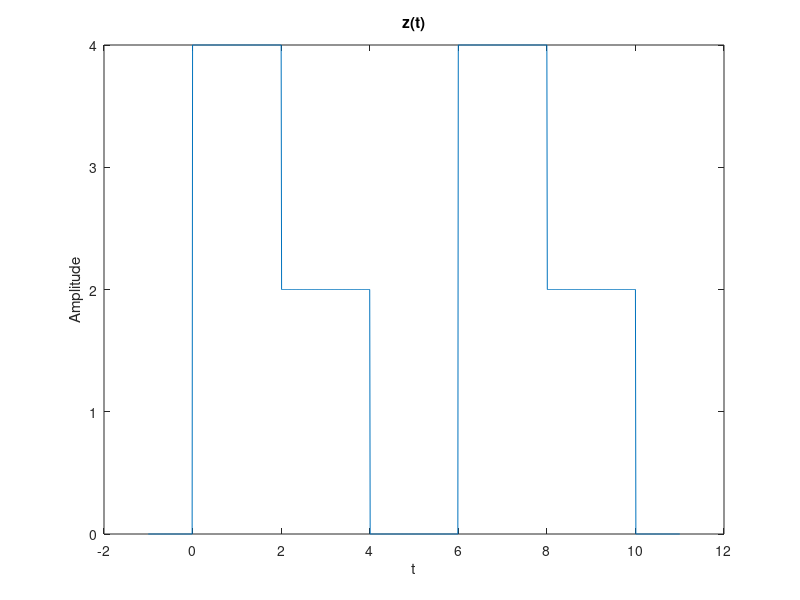
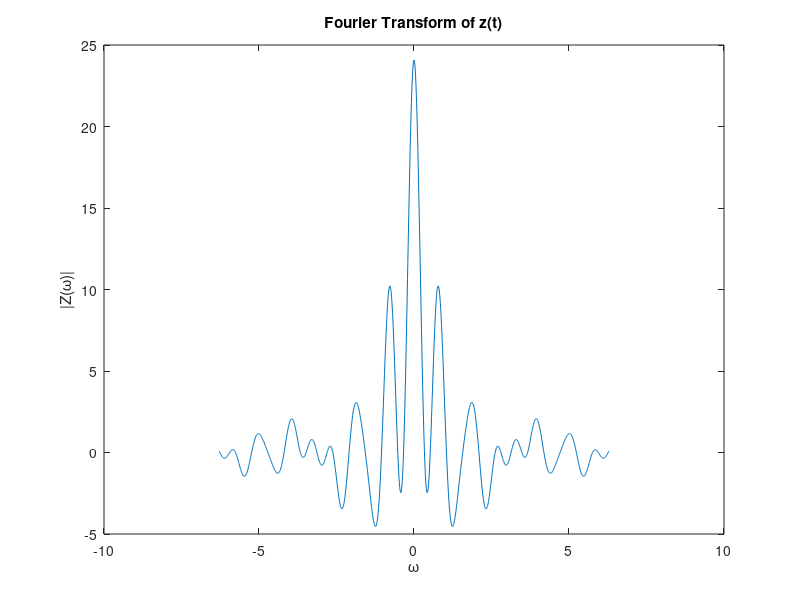

Recreate these plots in MATLAB, in order.
clc
close all
clear all

td = 0.01;
t = -1:td:11;

z = 4*(t>=0 & t<=2) +2*(t>2 & t<=4) +4*(t>=6 & t<=8) +2*(t>8 & t<=10);

w = linspace(-2*pi,2*pi,length(t));
Z = sum(z'.*exp(-j*w.*t')*td);

figure
plot(t,z)
title('z(t)')
xlabel('t')
ylabel('Amplitude')

figure
plot(w,Z)
title('Fourier Transform of z(t)')
xlabel('\omega')
ylabel('|Z(\omega)|')
